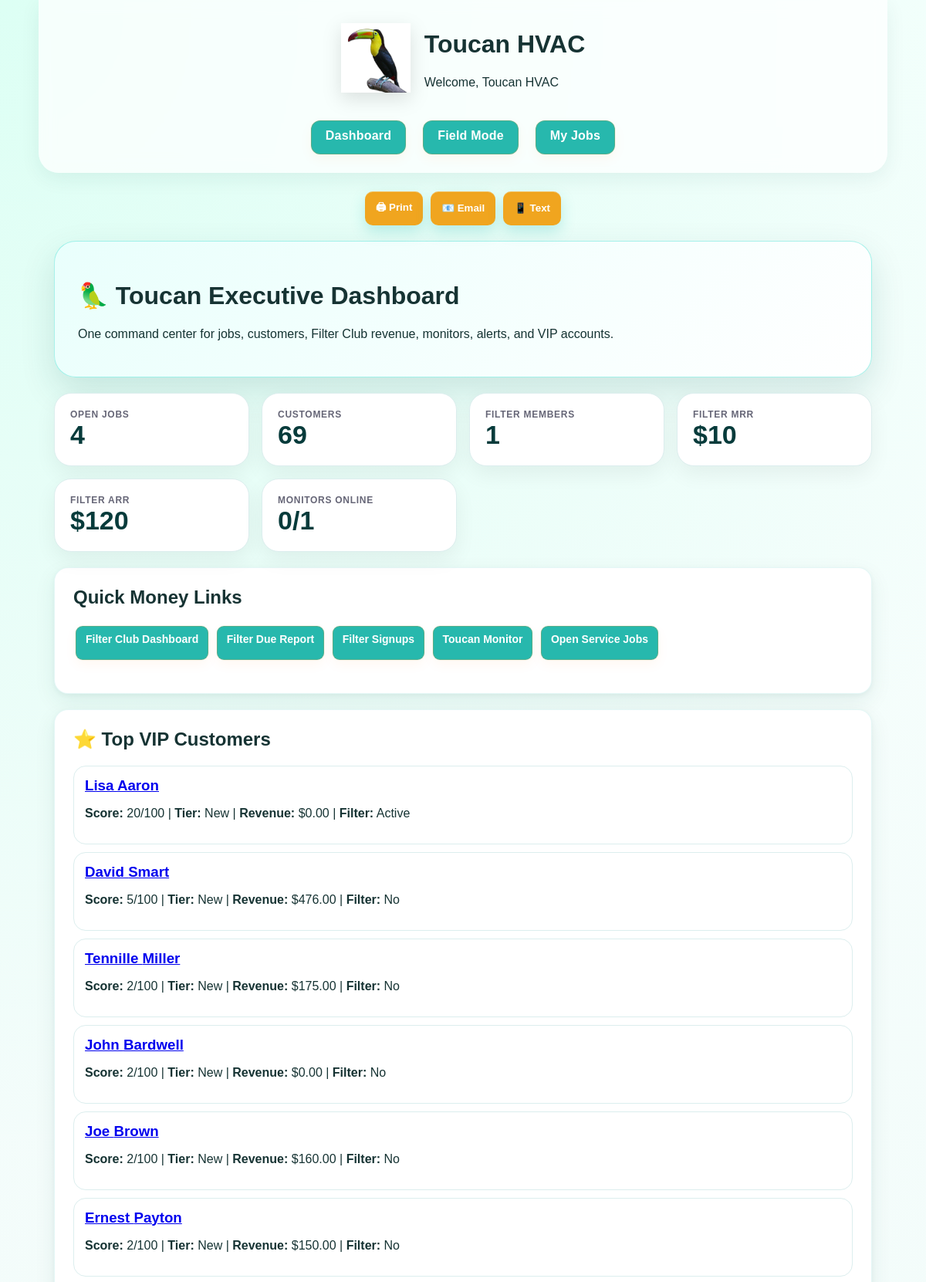
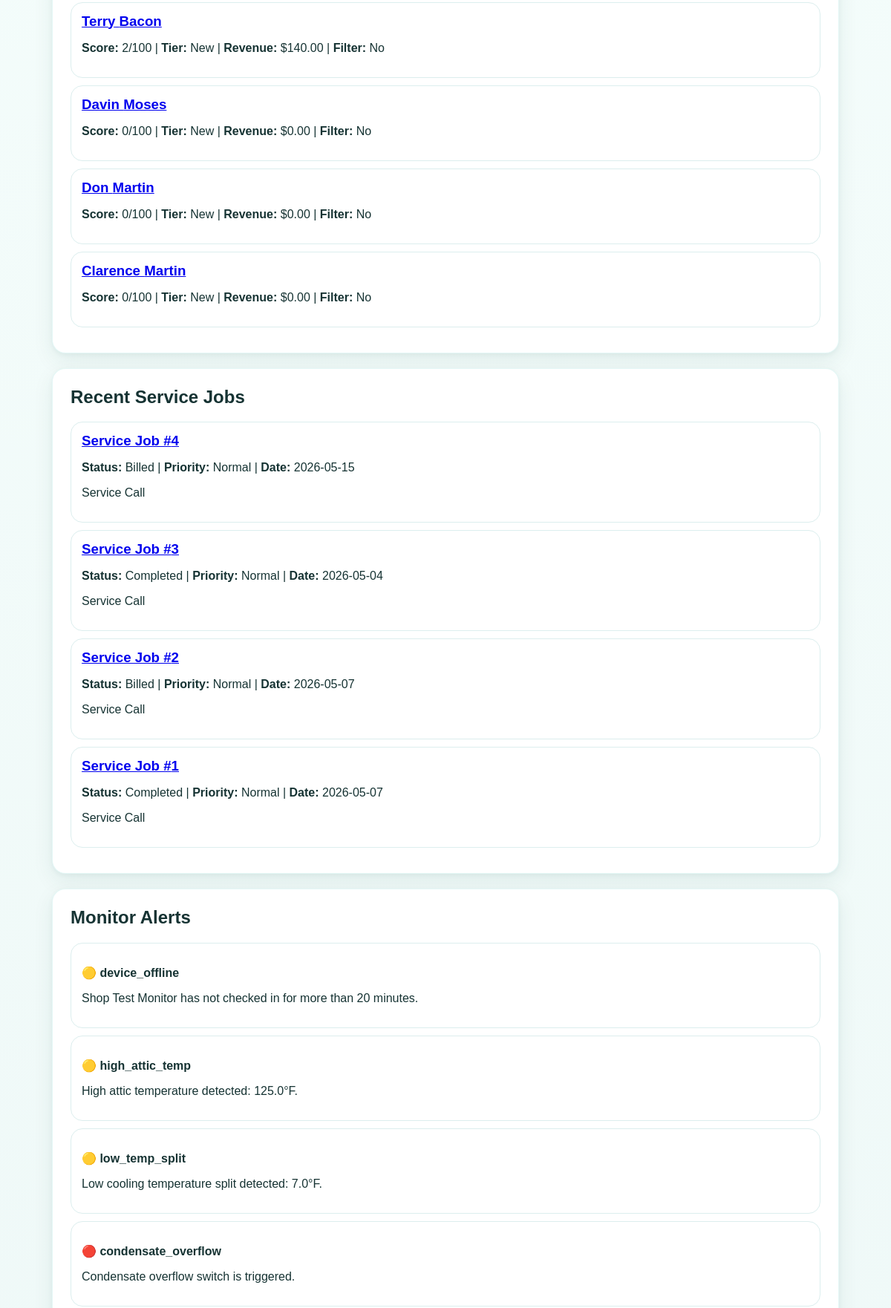
Page /executive-dashboard (upper part) on the committed database (2 pictures, top to bottom).
### app.py (models this page shows)
class Customer(db.Model):
    id = db.Column(db.Integer, primary_key=True)
    first_name = db.Column(db.String(120), nullable=False)
    last_name = db.Column(db.String(120), nullable=False)
    phone = db.Column(db.String(50))
    email = db.Column(db.String(120))
    mailing_address = db.Column(db.String(255))
    birthday = db.Column(db.String(20))
    filter_club_member = db.Column(db.Boolean, default=False)
    filter_size = db.Column(db.String(80), nullable=True)
    filter_frequency_days = db.Column(db.Integer, nullable=True)
    filter_monthly_price = db.Column(db.Float, nullable=True)
    filter_last_service = db.Column(db.DateTime, nullable=True)
    filter_next_due = db.Column(db.DateTime, nullable=True)
    customer_since = db.Column(db.DateTime, default=datetime.utcnow)

class ServiceJob(db.Model):
    id = db.Column(db.Integer, primary_key=True)
    customer_id = db.Column(db.Integer, db.ForeignKey('customer.id'))
    property_id = db.Column(db.Integer, db.ForeignKey('property.id'))
    description = db.Column(db.Text)
    scheduled_date = db.Column(db.String(50))
    status = db.Column(db.String(50), default="Scheduled")
    priority = db.Column(db.String(50), default="Normal")
    technician = db.Column(db.String(100))
    created_at = db.Column(db.DateTime, default=datetime.utcnow)

class MonitoringAlert(db.Model):
    id = db.Column(db.Integer, primary_key=True)
    device_id = db.Column(db.Integer, db.ForeignKey("monitoring_device.id"), nullable=False)
    reading_id = db.Column(db.Integer, db.ForeignKey("sensor_reading.id"), nullable=True)
    timestamp = db.Column(db.DateTime, nullable=False, default=datetime.utcnow)
    alert_type = db.Column(db.String(100), nullable=False)
    severity = db.Column(db.String(50), nullable=False, default="warning")
    message = db.Column(db.Text, nullable=False)
    resolved = db.Column(db.Boolean, default=False)
    send_sms = db.Column(db.Boolean, default=False)
    sms_phone_number = db.Column(db.String(50), nullable=True)
    send_email = db.Column(db.Boolean, default=False)
    email_address = db.Column(db.String(150), nullable=True)
    notification_sent = db.Column(db.Boolean, default=False)
    notification_sent_at = db.Column(db.DateTime, nullable=True)

### app.py (the view)
@app.route("/executive-dashboard")
def executive_dashboard():
    ensure_filter_club_columns()
    open_jobs = ServiceJob.query.filter(ServiceJob.status != "Paid").count()
    total_customers = Customer.query.count()
    filter_members = Customer.query.filter_by(filter_club_member=True).all()
    filter_mrr = sum(float(c.filter_monthly_price or 0) for c in filter_members)
    filter_arr = filter_mrr * 12
    monitors = MonitoringDevice.query.all()
    monitors_online = 0
    for d in monitors:
        if d.last_seen and (datetime.utcnow() - d.last_seen).total_seconds() < 300:
            monitors_online += 1
    monitor_alerts = MonitoringAlert.query.order_by(MonitoringAlert.id.desc()).limit(10).all()
    vip_customers = []
    for c in Customer.query.all():
        try:
            vip = vip_customer_summary(c)
            vip_customers.append((c, vip))
        except Exception:
            pass
    vip_customers = sorted(vip_customers, key=lambda x: x[1]["score"], reverse=True)[:10]
    recent_jobs = ServiceJob.query.order_by(ServiceJob.id.desc()).limit(8).all()
    return render_template(
        "executive_dashboard.html",
        open_jobs=open_jobs,
        total_customers=total_customers,
        filter_members=filter_members,
        filter_mrr=filter_mrr,
        filter_arr=filter_arr,
        monitors=monitors,
        monitors_online=monitors_online,
        monitor_alerts=monitor_alerts,
        vip_customers=vip_customers,
        recent_jobs=recent_jobs
    )

### app.py (called while the page is built, shortened)
def ensure_filter_club_columns():
    from sqlalchemy import text as sa_text, inspect
    try:
        inspector = inspect(db.engine)
        cols = [c["name"] for c in inspector.get_columns("customer")]
        needed = {
            "filter_club_member": "BOOLEAN DEFAULT 0",
            "filter_size": "VARCHAR(80)",
            "filter_frequency_days": "INTEGER",
            "filter_monthly_price": "FLOAT",
            "filter_last_service": "DATETIME",
            "filter_next_due": "DATETIME",
            "customer_since": "DATETIME"
        }
        with db.engine.begin() as conn:
            for col, sql_type in needed.items():
                if col not in cols:
                    conn.execute(sa_text(f"ALTER TABLE customer ADD COLUMN {col} {sql_type}"))
    except Exception as e:
        print("Filter Club column check skipped:", e)

@app.before_request
def force_admin_user_once():
    global _admin_bootstrap_done
    if _admin_bootstrap_done:
        return

### templates/executive_dashboard.html (shortened to what this page needs)
{% extends "base.html" %}
{% block content %}
<div class="exec-hero">
  <h1>🦜 Toucan Executive Dashboard</h1>
  <p>One command center for jobs, customers, Filter Club revenue, monitors, alerts, and VIP accounts.</p>
</div>
<div class="exec-grid">
  <div class="exec-card"><div class="label">Open Jobs</div><div class="value">{{ open_jobs }}</div></div>
  <div class="exec-card"><div class="label">Customers</div><div class="value">{{ total_customers }}</div></div>
  <div class="exec-card"><div class="label">Filter Members</div><div class="value">{{ filter_members|length }}</div></div>
  <div class="exec-card"><div class="label">Filter MRR</div><div class="value">${{ "%.0f"|format(filter_mrr) }}</div></div>
  <div class="exec-card"><div class="label">Filter ARR</div><div class="value">${{ "%.0f"|format(filter_arr) }}</div></div>
  <div class="exec-card"><div class="label">Monitors Online</div><div class="value">{{ monitors_online }}/{{ monitors|length }}</div></div>
</div>
<div class="card">
  <h2>Quick Money Links</h2>
  <p>
    <a class="action-btn" href="/reports/filter-club">Filter Club Dashboard</a>
    <a class="action-btn" href="/reports/filter-club/due">Filter Due Report</a>
    <a class="action-btn" href="/reports/filter-club/signups">Filter Signups</a>
    <a class="action-btn" href="/monitoring/platform">Toucan Monitor</a>
    <a class="action-btn" href="/service-jobs">Open Service Jobs</a>
  </p>
</div>
<div class="card">
  <h2>⭐ Top VIP Customers</h2>
  {% if vip_customers %}
    {% for c, vip in vip_customers %}
      <div class="exec-row">
        <h3 style="margin:0;"><a href="/customer/{{ c.id }}">{{ c.first_name }} {{ c.last_name }}</a></h3>
        <p>
          <b>Score:</b> {{ vip.score }}/100 |
          <b>Tier:</b> {{ vip.tier }} |
          <b>Revenue:</b> ${{ "%.2f"|format(vip.invoice_total) }} |
          <b>Filter:</b> {% if c.filter_club_member %}Active{% else %}No{% endif %}
        </p>
      </div>
    {% endfor %}
  {% else %}
    <p>No VIP data yet.</p>
  {% endif %}
</div>
<div class="card">
  <h2>Recent Service Jobs</h2>
  {% if recent_jobs %}
    {% for j in recent_jobs %}
      <div class="exec-row">
        <h3 style="margin:0;"><a href="/service-jobs/{{ j.id }}">Service Job #{{ j.id }}</a></h3>
        <p><b>Status:</b> {{ j.status }} | <b>Priority:</b> {{ j.priority }} | <b>Date:</b> {{ j.scheduled_date }}</p>
        <p>{{ j.description[:180] if j.description else "No description" }}</p>
      </div>
    {% endfor %}
  {% else %}
    <p>No jobs yet.</p>
  {% endif %}
</div>
<div class="card">
  <h2>Monitor Alerts</h2>
  {% if monitor_alerts %}
    {% for a in monitor_alerts %}
      <div class="exec-row">
        <p>{% if a.severity == "danger" %}🔴{% else %}🟡{% endif %} <b>{{ a.alert_type }}</b></p>
        <p>{{ a.message }}</p>
      </div>
    {% endfor %}
  {% else %}
    <p>No monitor alerts.</p>
  {% endif %}
</div>
{% endblock %}

### static/style.css (style rules this page uses)
body { margin: 0; font-family: Arial, sans-serif; background: #f4f7f8; color: #1f2937; }
.card, .hero-card, .stat-card { background: white; border-radius: 16px; padding: 20px; margin-bottom: 20px; box-shadow: 0 8px 20px rgba(0,0,0,0.08); }
.action-btn { display: inline-block; padding: 10px 14px; border-radius: 10px; text-decoration: none; font-weight: 800; background: #27b8ad; color: white !important; }
.action-btn { display: inline-block !important; padding: 10px 14px !important; border-radius: 10px !important; text-decoration: none !important; font-weight: 800 !important; background: #27b8ad !important; color: white !important; }
.action-btn { display:inline-block !important; padding:10px 14px !important; border-radius:10px !important; text-decoration:none !important; font-weight:800 !important; color:white !important; background:#27b8ad !important; }
.action-btn { display: inline-block !important; padding: 8px 12px !important; border-radius: 9px !important; text-decoration: none !important; font-weight: 800 !important; color: white !important; margin-right: 6px !important; font-size: 14px !important; }
.action-btn { display: inline-block !important; padding: 8px 12px !important; border-radius: 9px !important; text-decoration: none !important; font-weight: 800 !important; color: white !important; margin: 3px !important; background: #27b8ad !important; font-size: 14px !important; }
.action-btn { display: inline-block; padding: 10px 16px; border-radius: 10px; background: #27bdb3; color: white; font-weight: bold; text-decoration: none; }
.card { background: white; border-radius: 18px; padding: 24px; margin: 20px auto; box-shadow: 0 4px 16px rgba(0,0,0,0.08); }
* { box-sizing: border-box; }
body { margin: 0; background: #f4fbfa; color: #163333; }
a { -webkit-tap-highlight-color: transparent; }
.card, .dashboard-hero, .dash-card { border: 1px solid rgba(0,0,0,0.04); }
.card h1, .card h2, .dashboard-hero h1 { margin-top: 0; }
button, .action-btn, .nav-pill, input[type="submit"] { cursor: pointer; min-height: 44px; }
.label { font-weight: bold; font-size: 17px; }
:root { --toucan-teal: #27bdb3; --toucan-teal-dark: #168f88; --toucan-gold: #f5a313; --soft-bg: #f3fbfa; --ink: #173b3b; }
body { background: radial-gradient(circle at top left, rgba(127,255,212,0.22), transparent 35%), linear-gradient(180deg, #f7fffd 0%, #eef8f7 100%); }
.card, .dash-card, .mobile-action-card, .mobile-job-card, .customer-list-card, .equipment-card, .photo-card { border: 1px solid rgba(39,189,179,0.12); box-shadow: 0 10px 28px rgba(9, 74, 70, 0.08), 0 2px 6px rgba(9, 74, 70, 0.05); transition: transform 0.18s ease, box-shadow 0.18s ease; }
.action-btn, .nav-pill, button, input[type="submit"], .invoice-action-link { border: none; background: linear-gradient(135deg, var(--toucan-teal), var(--toucan-teal-dark)); color: white; box-shadow: 0 8px 18px rgba(39,189,179,0.25), inset 0 1px 0 rgba(255,255,255,0.25); transition: transform 0.15s ease, box-shadow 0.15s ease, opacity 0.15s ease; }
body:not(.login-page) a.action-btn:not([href*="login"]), body:not(.login-page) button.action-btn, body:not(.login-page) .nav-pill:not([href*="login"]) { border: 1px solid rgba(255, 132, 0, 0.20) !important; box-shadow: 0 0 0 1px rgba(255, 132, 0, 0.045), 0 6px 16px rgba(255, 132, 0, 0.055) !important; }

### templates/executive_dashboard.html (style rules this page uses)
.exec-hero { background: linear-gradient(135deg, #e9fffc, #ffffff); border: 1px solid rgba(64,224,208,.45); border-radius: 28px; padding: 30px; box-shadow: 0 18px 45px rgba(0,80,80,.14); }
.exec-grid { display:grid; grid-template-columns:repeat(auto-fit,minmax(210px,1fr)); gap:16px; margin:20px 0; }
.exec-card { background:#fff; border:1px solid #dceeee; border-radius:22px; padding:20px; box-shadow:0 10px 28px rgba(0,0,0,.06); }
.exec-card .label { color:#667; font-size:12px; font-weight:900; text-transform:uppercase; letter-spacing:.06em; }
.exec-card .value { font-size:34px; font-weight:900; color:#073b3b; }
.exec-row { border:1px solid #dceeee; border-radius:16px; padding:14px; margin:10px 0; background:#fff; }

### rows in the picture
Customer: first_name "Lisa", last_name "Aaron", score "20", tier "New", invoice_total "0.00", filter_club_member "Active"
Customer: first_name "David", last_name "Smart", score "5", tier "New", invoice_total "476.00", filter_club_member "No"
Customer: first_name "Tennille", last_name "Miller", score "2", tier "New", invoice_total "175.00", filter_club_member "No"
Customer: first_name "John", last_name "Bardwell", score "2", tier "New", invoice_total "0.00", filter_club_member "No"
Customer: first_name "Joe", last_name "Brown", score "2", tier "New", invoice_total "160.00", filter_club_member "No"
Customer: first_name "Ernest", last_name "Payton", score "2", tier "New", invoice_total "150.00", filter_club_member "No"
Customer: first_name "Terry", last_name "Bacon", score "2", tier "New", invoice_total "140.00", filter_club_member "No"
Customer: first_name "Davin", last_name "Moses", score "0", tier "New", invoice_total "0.00", filter_club_member "No"
Customer: first_name "Don", last_name "Martin", score "0", tier "New", invoice_total "0.00", filter_club_member "No"
Customer: first_name "Clarence", last_name "Martin", score "0", tier "New", invoice_total "0.00", filter_club_member "No"
ServiceJob: id "4", status "Billed", priority "Normal", scheduled_date "2026-05-15", description "Service Call"
ServiceJob: id "3", status "Completed", priority "Normal", scheduled_date "2026-05-04", description "Service Call"
ServiceJob: id "2", status "Billed", priority "Normal", scheduled_date "2026-05-07", description "Service Call"
ServiceJob: id "1", status "Completed", priority "Normal", scheduled_date "2026-05-07", description "Service Call"
MonitoringAlert: alert_type "device_offline", message "Shop Test Monitor has not checked in for more than 20 minutes."
MonitoringAlert: alert_type "high_attic_temp", message "High attic temperature detected: 125.0°F."
MonitoringAlert: alert_type "low_temp_split", message "Low cooling temperature split detected: 7.0°F."
MonitoringAlert: alert_type "condensate_overflow", message "Condensate overflow switch is triggered."

### other values in the picture
{{ user.name if user else "Toucan HVAC" }} "Toucan HVAC"
{{ open_jobs }} "4"
{{ total_customers }} "69"
{{ filter_members|length }} "1"
{{ "%.0f"|format(filter_mrr) }} "10"
{{ "%.0f"|format(filter_arr) }} "120"
{{ monitors_online }} "0"
{{ monitors|length }} "1"
